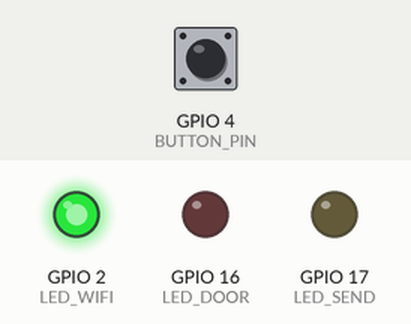
Recording of a program running on a simulated ESP32. On the bench: output pins drawn as LEDs (lit = HIGH). Dashed ring = blinking. Inputs (shaded band) come from the test bench; at power-on: GPIO 4 (BUTTON_PIN) HIGH. WiFi joins after 1.5 s; servers stay silent unless stated; uploads are accepted with an empty reply; what the program prints to the serial monitor is not drawn.

Above: at 5.8 s.
5.9 s: GPIO 4 (BUTTON_PIN) pulled LOW for 0.15 s
At 6.05 s:
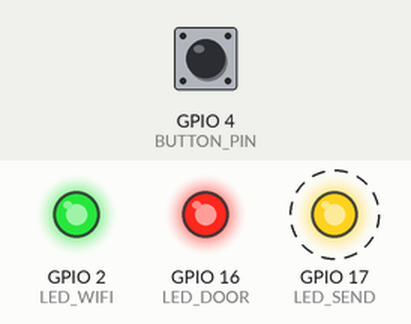
At 6.4 s:
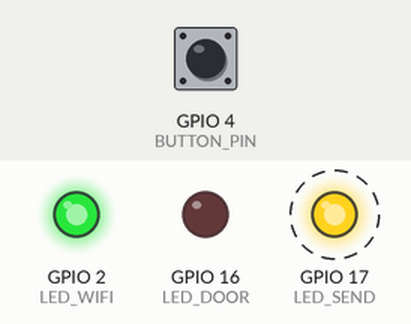
8.0 s: GPIO 4 (BUTTON_PIN) pulled LOW for 3.2 s
At 9.5 s:
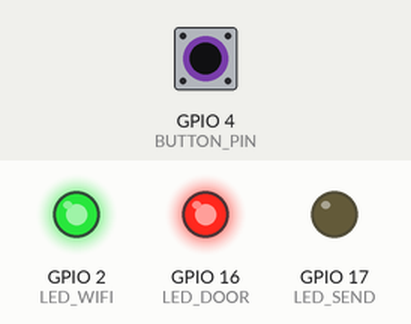
Timing chart, 0 to 13.0 s (numbered marks = the images above; inputs shaded):
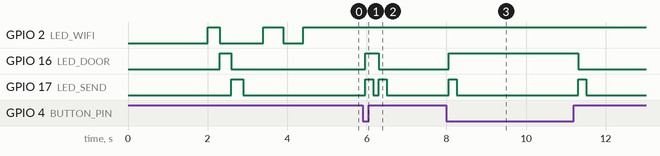

The program:

main.cpp
```cpp
#include <Arduino.h>
#include <WiFi.h>
#include <HTTPClient.h>
#include <ArduinoJson.h>

const char* WIFI_SSID = "Wokwi-GUEST";
const char* WIFI_PASSWORD = "";
const char* SERVER_URL = "http://192.168.0.105:5113";

const String DEVICE_ID = "WH-TEST-001";
const String SECRET_KEY = "test-secret-123";

#define BUTTON_PIN 4
#define LED_WIFI 2
#define LED_DOOR 16
#define LED_SEND 17

bool doorOpen = false;
bool lastButtonState = HIGH;
bool wifiConnected = false;
unsigned long lastTelemetryTime = 0;
unsigned long lastHeartbeatTime = 0;

void testLEDs();
void connectToWiFi();
void checkWiFiConnection();
void checkDoorButton();
void testServerConnection();
void sendHeartbeat();
void sendDoorEvent(bool isOpen);
void sendTelemetry();

void setup() {
  Serial.begin(115200);
  delay(2000);
  pinMode(LED_WIFI, OUTPUT);
  pinMode(LED_DOOR, OUTPUT);
  pinMode(LED_SEND, OUTPUT);
  pinMode(BUTTON_PIN, INPUT_PULLUP);
  digitalWrite(LED_WIFI, LOW);
  digitalWrite(LED_DOOR, LOW);
  digitalWrite(LED_SEND, LOW);
  testLEDs();
  connectToWiFi();
}

void loop() {
  unsigned long currentTime = millis();
  checkWiFiConnection();
  if (currentTime - lastHeartbeatTime > 60000) {
    sendHeartbeat();
    lastHeartbeatTime = currentTime;
  }
  checkDoorButton();
  if (currentTime - lastTelemetryTime > 30000) {
    sendTelemetry();
    lastTelemetryTime = currentTime;
  }
  delay(100);
}

void testLEDs() {
  digitalWrite(LED_WIFI, HIGH); delay(300); digitalWrite(LED_WIFI, LOW);
  digitalWrite(LED_DOOR, HIGH); delay(300); digitalWrite(LED_DOOR, LOW);
  digitalWrite(LED_SEND, HIGH); delay(300); digitalWrite(LED_SEND, LOW);
}

void connectToWiFi() {
  Serial.println(WIFI_SSID);
  WiFi.begin(WIFI_SSID, WIFI_PASSWORD);
  int attempts = 0;
  while (WiFi.status() != WL_CONNECTED && attempts < 30) {
    delay(500);
    Serial.print(".");
    digitalWrite(LED_WIFI, !digitalRead(LED_WIFI));
    attempts++;
  }
  if (WiFi.status() == WL_CONNECTED) {
    wifiConnected = true;
    digitalWrite(LED_WIFI, HIGH);
    Serial.println(WiFi.localIP().toString());
    testServerConnection();
  } else {
    digitalWrite(LED_WIFI, LOW);
  }
}

void checkWiFiConnection() {
  if (WiFi.status() != WL_CONNECTED) {
    if (wifiConnected) {
      wifiConnected = false;
      digitalWrite(LED_WIFI, LOW);
    }
    static unsigned long lastReconnectAttempt = 0;
    if (millis() - lastReconnectAttempt > 10000) {
      WiFi.reconnect();
      lastReconnectAttempt = millis();
    }
  } else if (!wifiConnected) {
    wifiConnected = true;
    digitalWrite(LED_WIFI, HIGH);
  }
}

void checkDoorButton() {
  bool buttonState = digitalRead(BUTTON_PIN);
  if (buttonState != lastButtonState) {
    delay(50);
    if (digitalRead(BUTTON_PIN) == buttonState) {
      doorOpen = (buttonState == LOW);
      digitalWrite(LED_DOOR, doorOpen ? HIGH : LOW);
      sendDoorEvent(doorOpen);
      lastButtonState = buttonState;
    }
  }
}

void testServerConnection() {
  if (!wifiConnected) return;
  HTTPClient http;
  String url = String(SERVER_URL) + "/api/iot/heartbeat";
  http.begin(url);
  http.addHeader("Content-Type", "application/json");
  StaticJsonDocument<128> doc;
  doc["deviceId"] = DEVICE_ID;
  doc["secretKey"] = SECRET_KEY;
  String payload;
  serializeJson(doc, payload);
  int httpCode = http.POST(payload);
  Serial.print("   Response: ");
  Serial.println(httpCode);
  if (httpCode == 200) {
    String response = http.getString();
  } else {
    Serial.println("Server error or connection failed");
  }
  http.end();
}

void sendHeartbeat() {
  if (!wifiConnected) return;
  HTTPClient http;
  String url = String(SERVER_URL) + "/api/iot/heartbeat";
  http.begin(url);
  http.addHeader("Content-Type", "application/json");

  StaticJsonDocument<128> doc;
  doc["deviceId"] = DEVICE_ID;
  doc["secretKey"] = SECRET_KEY;
  String payload;
  serializeJson(doc, payload);

  int httpCode = http.POST(payload);
  if (httpCode == 200) {
    Serial.println("Heartbeat sent successfully");
  } else {
    Serial.println("Heartbeat failed: " + String(httpCode));
  }
  http.end();
}

void sendDoorEvent(bool isOpen) {
  if (!wifiConnected) return;
  HTTPClient http;
  String url = String(SERVER_URL) + "/api/iot/telemetry";
  http.begin(url);
  http.addHeader("Content-Type", "application/json");
  StaticJsonDocument<256> doc;
  doc["deviceId"] = DEVICE_ID;
  doc["secretKey"] = SECRET_KEY;
  doc["isDoorOpen"] = isOpen;
  doc["eventType"] = "door";
  String payload;
  serializeJson(doc, payload);
  digitalWrite(LED_SEND, HIGH);
  int httpCode = http.POST(payload);
  digitalWrite(LED_SEND, LOW);
  if (httpCode > 0) {
    Serial.println("  Server: " + http.getString());
  } else {
    Serial.println("Error sending door event");
  }
  http.end();
}

void sendTelemetry() {
  if (!wifiConnected) return;
  HTTPClient http;
  String url = String(SERVER_URL) + "/api/iot/telemetry";
  http.begin(url);
  http.addHeader("Content-Type", "application/json");
  StaticJsonDocument<256> doc;
  doc["deviceId"] = DEVICE_ID;
  doc["secretKey"] = SECRET_KEY;
  doc["temperature"] = 77.5;
  doc["humidity"] = 77.5;
  doc["isDoorOpen"] = doorOpen;
  doc["isPowerOn"] = true;
  doc["eventType"] = "temperature_humidity";
  String payload;
  serializeJson(doc, payload);
  Serial.println(payload);
  digitalWrite(LED_SEND, HIGH);
  int httpCode = http.POST(payload);
  digitalWrite(LED_SEND, LOW);
  Serial.println(httpCode);
  if (httpCode > 0) {
    String response = http.getString();
    if (httpCode == 200) {
      Serial.println("Telemetry saved successfully!");
    } else if (httpCode == 401) {
      Serial.println("Unauthorized - check device credentials");
    } else if (httpCode == 400) {
      Serial.println("Bad request - check data format");
    }
  } else {
    Serial.println("Error: " + http.errorToString(httpCode));
  }
  http.end();
}
```

Measured:
- after the input at 5.9 s, GPIO 16 (LED_DOOR): LOW → HIGH after 0.06 s, → LOW 0.35 s later; GPIO 17 (LED_SEND): alternates HIGH for 0.20 s and LOW for 0.15 s, 4 changes in all, then stays LOW, starting after 0.06 s
- after the input at 8.0 s, GPIO 16 (LED_DOOR): LOW → HIGH after 0.06 s, → LOW 3.3 s later; GPIO 17 (LED_SEND): alternates HIGH for 0.20 s and LOW for 3.1 s, 4 changes in all, then stays LOW, starting after 0.06 s
